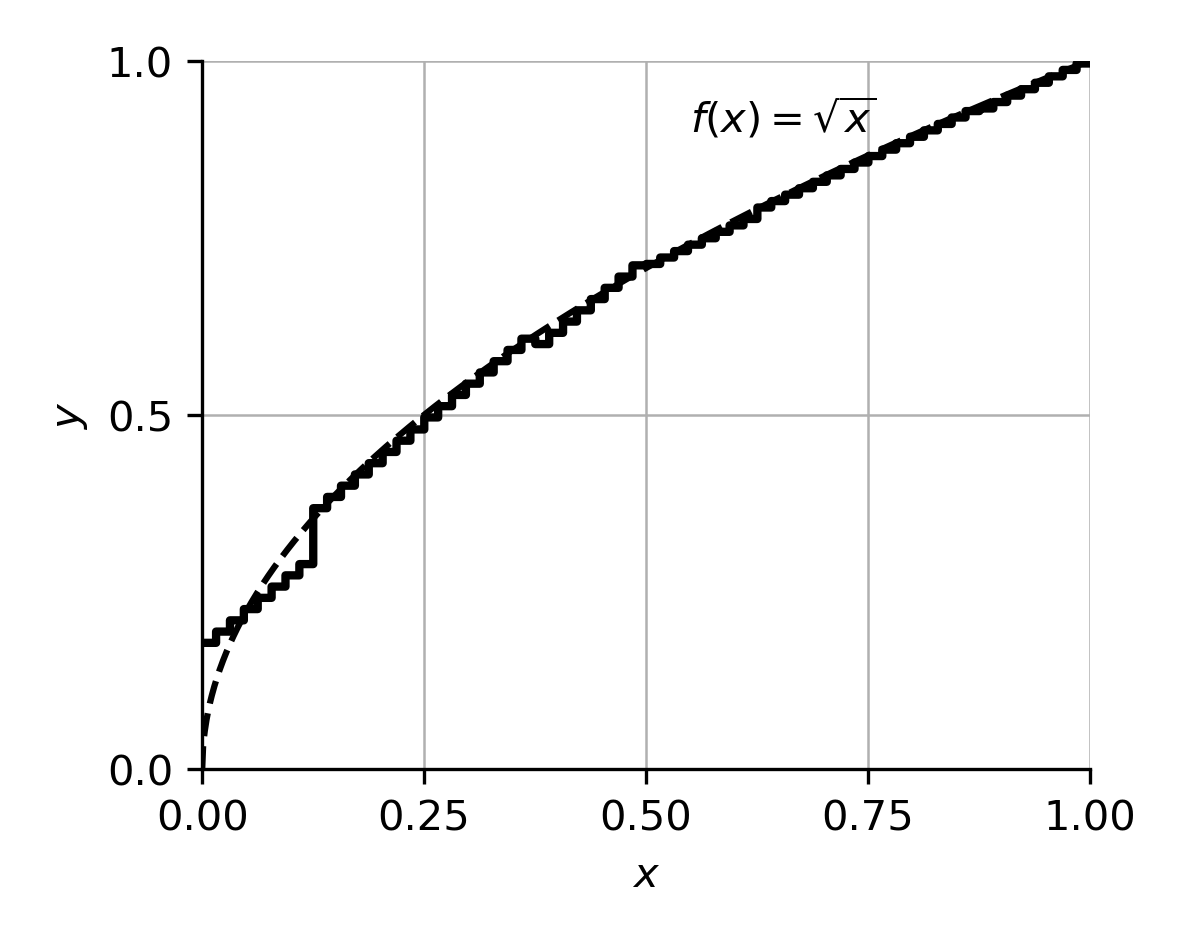

The Python source for this figure:
#!/usr/bin/env python3
import numpy as np
import matplotlib.pyplot as plt

# -----------------------------
# Parameters 
# -----------------------------
Nzero = 1
None_ = 2
Ntwo = 3
Nfull = Nzero + None_ + Ntwo

# Scales
ScaleOne  = 2 ** (Nzero + None_)
ScaleTwo  = 2 ** (Nzero)
ScaleFull = 2 ** (Nfull)

# Deltas
DeltaOne = 2 ** (-Nzero - 1) - 2 ** (-Nzero - None_ - 1)
DeltaTwo = 2 ** (-Nzero - None_ - 1) - 2 ** (-Nzero - None_ - Ntwo - 1)

# Xtwo(x) = mod(floor(x * 2^Nfull), 2^Ntwo) / 2^Nfull
def Xtwo(x):
    return (np.floor(x * ScaleFull) % (2 ** Ntwo)) / ScaleFull

# -----------------------------
# Build data
# -----------------------------
samples = 1024
x = np.linspace(0.0, 1.0, samples)

# floor(x*Scale)/Scale (vectorized)
x_floor_one = np.floor(x * ScaleOne) / ScaleOne
x_floor_two = np.floor(x * ScaleTwo) / ScaleTwo

# STAM-like approximation (as in your addplot expression)
y_approx = (
    np.sqrt(x_floor_one + DeltaTwo)
    + (1.0 / (2.0 * np.sqrt(x_floor_two + DeltaOne + DeltaTwo))) * (Xtwo(x) - DeltaTwo)
)

# True function
y_true = np.sqrt(x)

# -----------------------------
# Plot
# -----------------------------
fig, ax = plt.subplots(figsize=(10/2.54, 8/2.54))  # 10cm x 8cm

# "const plot" -> step plot
ax.step(x, y_approx, where="post", linewidth=2.0, color="black", label="STAM approx")

# dashed sqrt(x)
ax.plot(x, y_true, linestyle="--", color="black", label=r"$\sqrt{x}$")

# Axes / grid / ticks / limits
ax.set_xlim(0, 1)
ax.set_ylim(0, 1)
ax.set_xlabel(r"$x$")
ax.set_ylabel(r"$y$")
ax.set_xticks([0, 0.25, 0.5, 0.75, 1.0])
ax.set_yticks([0, 0.5, 1.0])
ax.grid(True, which="both", linestyle="-", linewidth=0.6)

# "axis lines=middle" style (axes through origin)
# (With x,y in [0,1], this ends up at the lower-left corner, like TikZ here.)
ax.spines["left"].set_position(("data", 0))
ax.spines["bottom"].set_position(("data", 0))
ax.spines["right"].set_color("none")
ax.spines["top"].set_color("none")
ax.xaxis.set_ticks_position("bottom")
ax.yaxis.set_ticks_position("left")

# Optional label (your TikZ node location was outside the plotted range; place inside here)
ax.text(0.55, 0.90, r"$f(x)=\sqrt{x}$", transform=ax.transAxes)

# If you want a legend, uncomment:
# ax.legend(frameon=False)

plt.tight_layout()
plt.savefig("stam_approx.png", dpi=300)
plt.show()

